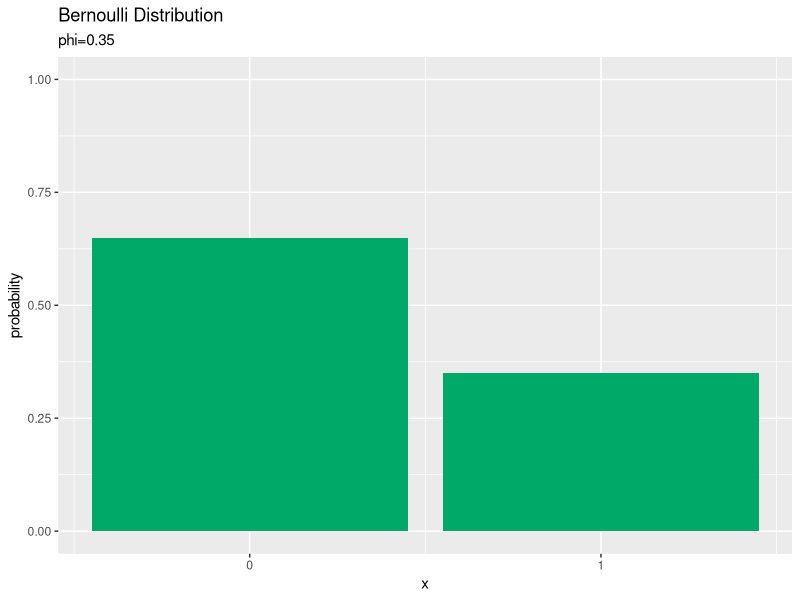
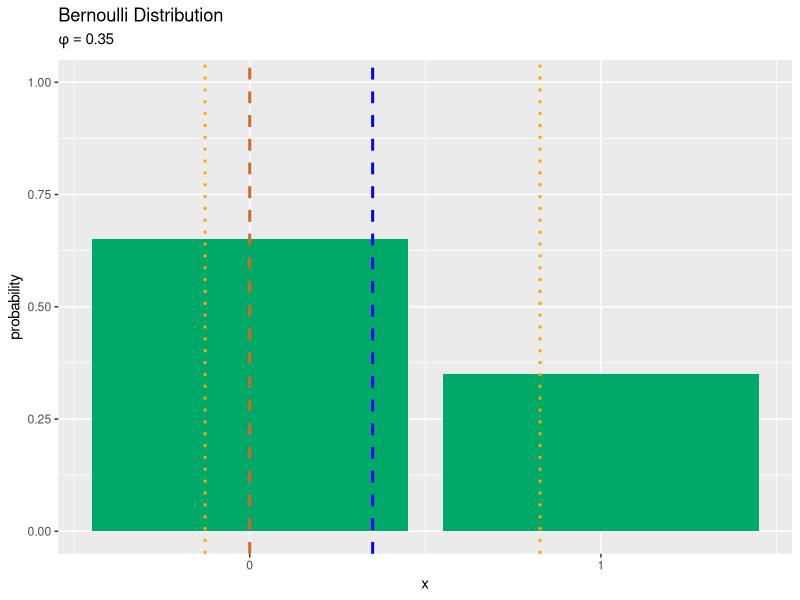
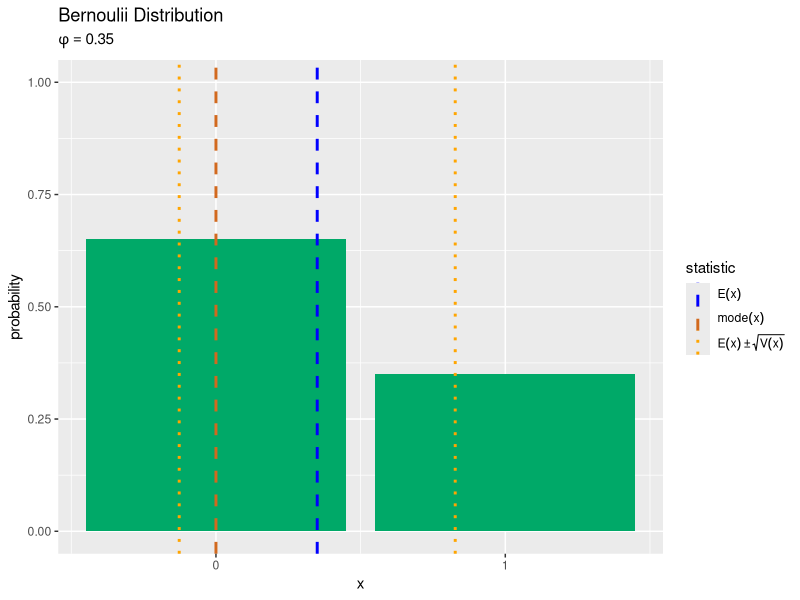
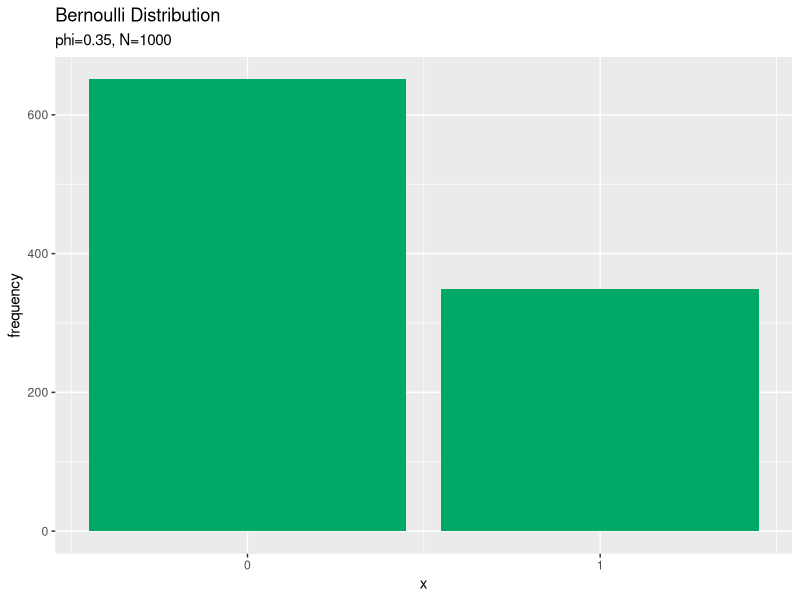
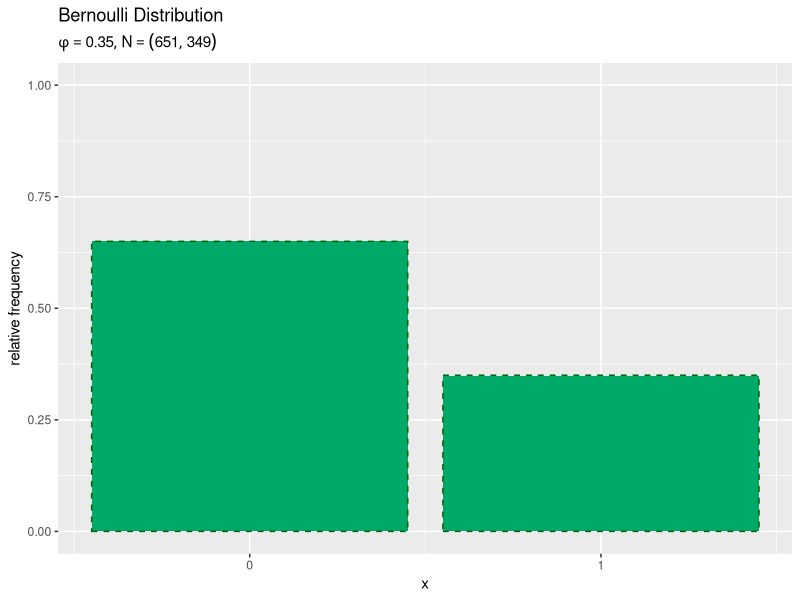

These figures' R source, in order:
## ---- chunk 1
knitr::opts_chunk$set(
  echo = TRUE, 
  message = FALSE, error = FALSE, warning = FALSE, # メッセージを非表示
  fig.align = "center", # 画像を中央揃え
  fig.width = 5, fig.height = 4, # 画像のサイズ
  dev = "cairo_pdf", dev.args = list(family = "ipaexg"), # {ggplot2}に日本語を組み込む場合の対処
  class.source = "numberLines lineAnchors", # ソースを番号付けする
  class.output = "numberLines lineAnchors chunkout" # 出力を番号付けする
)
## ---- chunk 2
# パラメータを指定
phi <- 0.35

# 確率変数の値を指定:(0, 1)
x <- 1
## ---- chunk 3
# 定義式により確率を計算
prob <- phi^x * (1 - phi)^(1 - x)
prob
## ---- chunk 4
# 対数をとった定義式により確率を計算
log_prob <- x * log(phi) + (1 - x) * log(1 - phi)
prob <- exp(log_prob)
prob; log_prob
## ---- chunk 5
# 二項分布の関数により確率を計算
prob <- dbinom(x = x, size = 1, prob = phi)
prob
## ---- chunk 6
# 二項分布の対数をとった関数により確率を計算
log_prob <- dbinom(x = x, size = 1, prob = phi, log = TRUE)
prob <- exp(log_prob)
prob; log_prob
## ---- chunk 7
# ベクトルに変換
phi_v <- c(1 - phi, phi)
x_v <- c(1 - x, x)
phi_v; x_v
## ---- chunk 8
# 多項分布の関数により確率を計算
prob <- dmultinom(x = x_v, size = 1, prob = phi_v)
prob
## ---- chunk 9
# 多項分布の対数をとった関数により確率を計算
log_prob <- dmultinom(x = x_v, size = 1, prob = phi_v, log = TRUE)
prob <- exp(log_prob)
prob; log_prob
## ---- chunk 10
# インデックスにより確率を抽出
prob <- phi_v[x+1]
prob
## ---- chunk 11
# 平均を計算
E_x <- phi
E_x
## ---- chunk 12
# 分散を計算
V_x <- phi * (1 - phi)
V_x
## ---- chunk 13
# 最頻値を計算:(注:複数の場合も1つしか返さない)
mode_x <- which.max(c(1 - phi, phi)) - 1
mode_x
## ---- chunk 14
# 歪度を計算
skewness <- (1 - 2 * phi) / sqrt(phi * (1 - phi))
skewness
## ---- chunk 15
# 尖度を計算
kurtosis <- (1 - 6 * phi * (1 - phi)) / (phi * (1 - phi))
kurtosis
## ---- chunk 16
### 資料作成用

# チェック用
library(ggplot2)
## ---- chunk 17
# パラメータを指定
phi <- 0.35
## ---- chunk 18
# xがとり得る値を作成
x_vals <- 0:1
## ---- chunk 19
# ベルヌーイ分布を計算
prob_df <- tidyr::tibble(
  x = x_vals, # 確率変数
  probability = c(1 - phi, phi) # 確率
)
prob_df
## ---- chunk 20
# ベルヌーイ分布を作図
ggplot(data = prob_df, mapping = aes(x = x, y = probability)) + # データ
  geom_bar(stat = "identity", fill = "#00A968") + # 棒グラフ
  scale_x_continuous(breaks = x_vals, labels = x_vals) + # x軸目盛
  ylim(c(0, 1)) + # y軸の表示範囲
  labs(title = "Bernoulli Distribution", 
       subtitle = paste0("phi=", phi), # (文字列表記用)
       #subtitle = parse(text = paste0("phi==", phi)), # (数式表記用)
       x = "x", y = "probability") # ラベル
## ---- chunk 21
# 補助線用の統計量を計算
E_x <- phi
s_x <- sqrt(phi * (1 - phi))
mode_x <- which.max(c(1 - phi, phi)) - 1

# ベルヌーイ分布を作図:線のみ
ggplot(data = prob_df, mapping = aes(x = x, y = probability)) + # データ
  geom_bar(stat = "identity", fill = "#00A968") + # 分布
  geom_vline(xintercept = E_x, color = "blue", size = 1, linetype = "dashed") + # 期待値
  geom_vline(xintercept = E_x-s_x, color = "orange", size = 1, linetype = "dotted") + # 期待値 - 標準偏差
  geom_vline(xintercept = E_x+s_x, color = "orange", size = 1, linetype = "dotted") + # 期待値 + 標準偏差
  geom_vline(xintercept = mode_x, color = "chocolate", size = 1, linetype = "dashed") + # 最頻値
  scale_x_continuous(breaks = x_vals, labels = x_vals) + # x軸目盛
  ylim(c(0, 1)) + # y軸の表示範囲
  labs(title = "Bernoulli Distribution", 
       subtitle = parse(text = paste0("phi==", phi)), 
       x = "x", y = "probability") # ラベル
## ---- chunk 22
# 統計量を格納
stat_df <- tibble::tibble(
  statistic = c(E_x, E_x-s_x, E_x+s_x, mode_x), # 統計量
  type = c("mean", "sd", "sd", "mode") # 色分け用ラベル
)
stat_df
## ---- chunk 23
# 凡例用の設定を作成:(数式表示用)
color_vec <- c(mean = "blue", sd = "orange", mode = "chocolate")
linetype_vec <- c(mean = "dashed", sd = "dotted", mode = "dashed")
label_vec <- c(mean = expression(E(x)), sd = expression(E(x) %+-% sqrt(V(x))), mode = expression(mode(x)))
color_vec; linetype_vec; label_vec
## ---- chunk 24
# 統計量を重ねたベルヌーイ分布のグラフを作成:凡例付き
ggplot() + # データ
  geom_bar(data = prob_df, mapping = aes(x = x, y = probability), 
           stat = "identity", fill = "#00A968") + # 分布
  geom_vline(data = stat_df, mapping = aes(xintercept = statistic, color = type, linetype = type), 
             size = 1) + # 統計量
  scale_x_continuous(breaks = x_vals, labels = x_vals) + # x軸目盛
  scale_color_manual(values = color_vec, labels = label_vec, name = "statistic") + # 線の色:(色指定と数式表示用)
  scale_linetype_manual(values = linetype_vec, labels = label_vec, name = "statistic") + # 線の種類:(線指定と数式表示用)
  theme(legend.text.align = 0) + # 図の体裁:凡例
  ylim(c(0, 1)) + # y軸の表示範囲
  labs(title = "Bernoulii Distribution", 
       subtitle = parse(text = paste0("phi==", phi)), 
       x = "x", y = "probability") # ラベル
## ---- chunk 25
# パラメータとして利用する値を指定
phi_vals <- seq(from = 0, to = 1, by = 0.01)
#length(phi_vals) # フレーム数


# xがとり得る値を作成
x_vals <- 0:1

# パラメータごとにベルヌーイ分布を計算
anime_prob_df <- tidyr::expand_grid(
  x = x_vals, 
  phi = phi_vals
) |> # 全ての組み合わせを作成
  dplyr::arrange(phi, x) |> # パラメータごとに並べ替え
  dplyr::mutate(
    probability = dbinom(x = x, size = 1, prob = phi), 
    parameter = paste0("phi=", phi) |> 
      factor(levels = paste0("phi=", phi_vals)) # フレーム切替用ラベル
  ) # 確率を計算
anime_prob_df
## ---- chunk 26
# パラメータとして利用する値を作成
phi_vals <- seq(from = 0, to = 1, by = 0.01)
#length(phi_vals) # フレーム数


# xがとり得る値を作成
x_vals <- 0:1

# 歪度を計算
skewness_vec <- (1 - 2 * phi_vals) / sqrt(phi_vals * (1 - phi_vals))

# 尖度を計算
kurtosis_vec <- (1 - 6 * phi_vals * (1 - phi_vals)) / (phi_vals * (1 - phi_vals))

# ラベル用のテキストを作成
label_vec <- paste0(
  "phi=", phi_vals, ", skewness=", round(skewness_vec, 3), ", kurtosis=", round(kurtosis_vec, 3)
)
head(label_vec)
## ---- chunk 27
# パラメータごとにベルヌーイ分布を計算
anime_prob_df <- tidyr::expand_grid(
  x = x_vals, 
  phi = phi_vals
) |> # 全ての組み合わせを作成
  dplyr::arrange(phi, x) |> # パラメータごとに並べ替え
  dplyr::mutate(
    probability = dbinom(x = x, size = 1, prob = phi), 
    parameter = rep(label_vec, each = length(x_vals)) |> 
      factor(levels = label_vec) # フレーム切替用ラベル
  ) # 確率を計算
anime_prob_df
## ---- chunk 28
# パラメータごとに統計量を計算
anime_stat_df <- tibble::tibble(
  mean = phi_vals, # 期待値
  sd = sqrt(phi_vals * (1 - phi_vals)), # 標準偏差
  mode = max.col(cbind(1 - phi_vals, phi_vals)) - 1, # 最頻値
  parameter = factor(label_vec, levels = label_vec) # フレーム切替用のラベル
) |> # 統計量を計算
  dplyr::mutate(
    sd_m = mean - sd, 
    sd_p = mean + sd
  ) |> # 期待値±標準偏差を計算
  dplyr::select(!sd) |> # 不要な列を削除
  tidyr::pivot_longer(
    cols = !parameter, 
    names_to = "type", 
    values_to = "statistic"
  ) |> # 統計量の列をまとめる
  dplyr::mutate(
    type = stringr::str_replace(type, pattern = "sd_.", replacement = "sd")) # 期待値±標準偏差のカテゴリを統一
anime_stat_df
## ---- chunk 29
# 凡例用の設定を作成:(数式表示用)
color_vec <- c(mean = "blue", sd = "orange", mode = "chocolate")
linetype_vec <- c(mean = "dashed", sd = "dotted", mode = "dashed")
label_vec <- c(mean = expression(E(x)), sd = expression(E(x) %+-% sqrt(V(x))), mode = expression(mode(x)))
## ---- chunk 30
### 資料作成用

# チェック用
library(magrittr)
library(ggplot2)
## ---- chunk 31
# パラメータを指定
phi <- 0.35

# データ数を指定
N <- 1000
## ---- chunk 32
# ベルヌーイ分布に従う乱数を生成
x_n <- rbinom(n = N, size = 1, prob = phi)
head(x_n)
## ---- chunk 33
# xがとり得る値を作成
x_vals <- 0:1

# サンプルを集計
freq_df <- tidyr::tibble(
  x = x_vals, # 確率変数
  frequency = c(sum(x_n == 0), sum(x_n == 1)) # 度数
)
freq_df
## ---- chunk 34
# サンプルのヒストグラムを作成:度数
ggplot(data = freq_df, mapping = aes(x = x, y = frequency)) + # データ
  geom_bar(stat = "identity", fill = "#00A968") + # 度数
  scale_x_continuous(breaks = x_vals, labels = x_vals) + # x軸目盛
  labs(title = "Bernoulli Distribution", 
       subtitle = paste0("phi=", phi, ", N=", N), 
       x = "x", y = "frequency") # ラベル
## ---- chunk 35
# ベルヌーイ分布を計算
prob_df <- tidyr::tibble(
  x = x_vals, # 確率変数
  probability = c(1 - phi, phi) # 確率
)

# サンプルのヒストグラムを作成:相対度数
ggplot() + 
  geom_bar(data = freq_df, mapping = aes(x = x, y = frequency/N), 
           stat = "identity", fill = "#00A968") + # 構成比
  geom_bar(data = prob_df, mapping = aes(x = x, y = probability), 
           stat = "identity", alpha = 0, color = "darkgreen", linetype = "dashed") + # 元の分布
  scale_x_continuous(breaks = x_vals, labels = x_vals) + # x軸目盛
  ylim(c(0, 1)) + # y軸の表示範囲
  labs(
    title = "Bernoulli Distribution", 
    subtitle = parse(
      text = paste0(
        "list(phi==", phi, ", N==(list(", paste0(freq_df[["frequency"]], collapse = ", "), ")))")
    ), 
    x = "x", y = "relative frequency"
  ) # ラベル
## ---- chunk 36
# パラメータを指定
phi <- 0.35

# # データ数(フレーム数)を指定
N <- 300


# ベルヌーイ分布に従う乱数を生成
x_n <- rbinom(n = N, size = 1, prob = phi)
head(x_n)
## ---- chunk 37
# xがとり得る値を作成
x_vals <- 0:1

# サンプルを集計
freq_df <- tibble::tibble(
  x = x_n, # サンプル
  n = 1:N, # データ番号
  frequency = 1 # 集計用の値
) |> 
  dplyr::right_join(tidyr::expand_grid(x = x_vals, n = 1:N), by = c("x", "n")) |> # 全てのパターンに結合
  dplyr::mutate(frequency = tidyr::replace_na(frequency, replace = 0)) |> # サンプルにない場合の欠損値を0に置換
  dplyr::arrange(n, x) |> # 集計用に昇順に並べ替え
  dplyr::group_by(x) |> # 集計用にグループ化
  dplyr::mutate(frequency = cumsum(frequency)) |> # 累積和を計算
  dplyr::ungroup() # グループ化を解除
freq_df
## ---- chunk 38
# フレーム切替用のラベルを作成
label_vec <- freq_df |> 
  tidyr::pivot_wider(
    id_cols = n, 
    names_from = x, 
    names_prefix = "x", 
    values_from = frequency
  ) |> # 度数列を展開
  tidyr::unite(col = "label", dplyr::starts_with("x"), sep = ", ") |> # 度数情報をまとめて文字列化
  dplyr::mutate(
    label = paste0("phi=", phi, ", N=", n, "=(", label, ")") %>% 
      factor(., levels = .)
  ) |> # パラメータ情報をまとめて因子化
  dplyr::pull(label) # ベクトルとして取得
head(label_vec)
## ---- chunk 39
# フレーム切替用のラベルを追加
anime_freq_df <- freq_df |> 
  tibble::add_column(parameter = rep(label_vec, each = length(x_vals)))
anime_freq_df
## ---- chunk 40
# サンプルを格納
anime_data_df <- tibble::tibble(
  x = x_n, # サンプル
  parameter = label_vec # フレーム切替用ラベルを追加
)
anime_data_df
## ---- chunk 41
# ベルヌーイ分布の情報を複製
anime_prob_df <- tibble::tibble(
  x = x_vals, # 確率変数
  probability = c(1 - phi, phi), # 確率
  num = N # 複製数
) |> 
  tidyr::uncount(num) |> # データ数分に複製
  tibble::add_column(parameter = rep(label_vec, times = length(x_vals))) |> # フレーム切替用ラベルを追加
  dplyr::arrange(parameter) # サンプリング回数ごとに並べ替え
anime_prob_df
